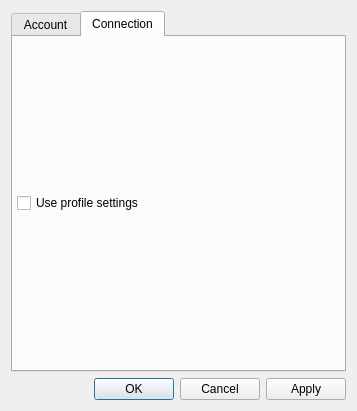
<?xml version="1.0" encoding="UTF-8"?>
<ui version="4.0">
 <class>EditAccount</class>
 <widget class="QWidget" name="EditAccount">
  <property name="windowModality">
   <enum>Qt::WindowModal</enum>
  </property>
  <property name="geometry">
   <rect>
    <x>0</x>
    <y>0</y>
    <width>357</width>
    <height>411</height>
   </rect>
  </property>
  <property name="windowTitle">
   <string>Edit account</string>
  </property>
  <layout class="QVBoxLayout" name="verticalLayout">
   <item>
    <widget class="QTabWidget" name="tabWidget">
     <property name="currentIndex">
      <number>1</number>
     </property>
     <widget class="QWidget" name="accountTab">
      <attribute name="title">
       <string>Account</string>
      </attribute>
      <layout class="QVBoxLayout" name="verticalLayout_2">
       <property name="margin">
        <number>4</number>
       </property>
      </layout>
     </widget>
     <widget class="QWidget" name="connectionTab">
      <attribute name="title">
       <string>Connection</string>
      </attribute>
      <layout class="QVBoxLayout" name="verticalLayout_3">
       <property name="margin">
        <number>4</number>
       </property>
       <item>
        <widget class="QCheckBox" name="useProfileCheckBox">
         <property name="text">
          <string>Use profile settings</string>
         </property>
        </widget>
       </item>
      </layout>
     </widget>
    </widget>
   </item>
   <item>
    <widget class="QDialogButtonBox" name="buttonBox">
     <property name="standardButtons">
      <set>QDialogButtonBox::Apply|QDialogButtonBox::Cancel|QDialogButtonBox::Ok</set>
     </property>
    </widget>
   </item>
  </layout>
 </widget>
 <resources/>
 <connections/>
</ui>
